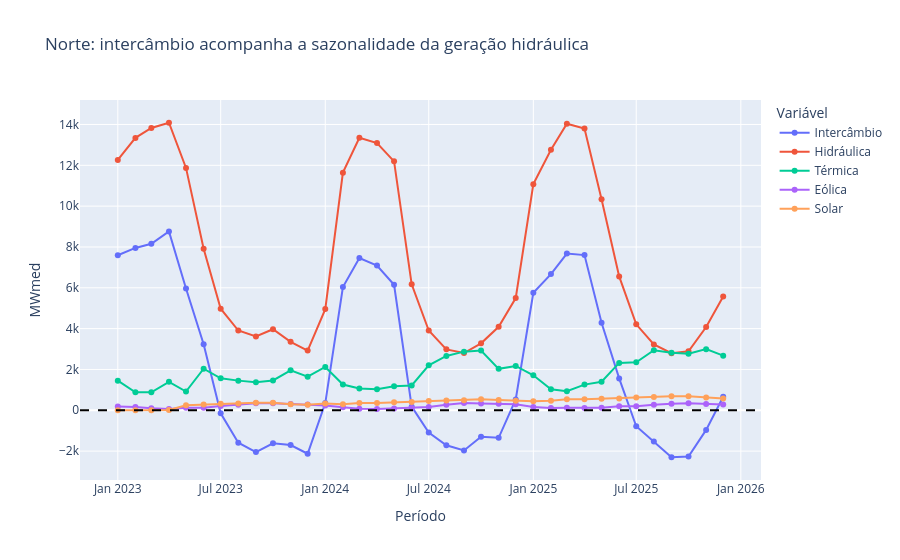
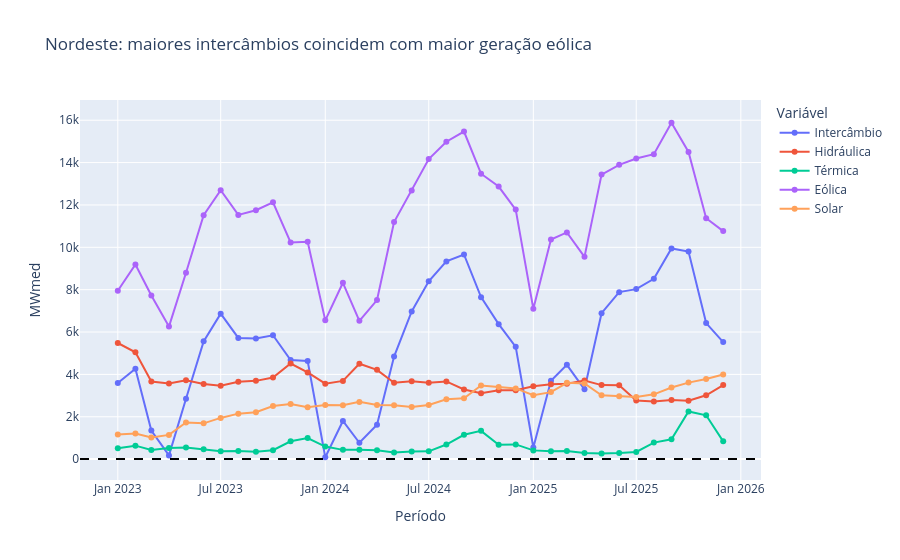

Source (notebook cell) for these figures, in order:
### Markdown cell above
## 17. Relação entre o intercâmbio e a geração por fonte

### Code cell
titulos_geracao = {
    "N": "Norte: intercâmbio acompanha a sazonalidade da geração hidráulica",
    "NE": "Nordeste: maiores intercâmbios coincidem com maior geração eólica"
}

for subsistema in ["N", "NE"]:

    grafico = tabela_mensal[
        tabela_mensal["id_subsistema"] == subsistema
    ].copy()

    grafico["data_mes"] = pd.to_datetime(
        grafico["ano"].astype(str)
        + "-"
        + grafico["mes"].astype(str)
        + "-01"
    )

    grafico_interativo = grafico.melt(
        id_vars=["data_mes"],
        value_vars=[
            "intercambio_medio",
            "hidraulica_media",
            "termica_media",
            "eolica_media",
            "solar_media"
        ],
        var_name="variavel",
        value_name="valor_mwmed"
    )

    grafico_interativo["variavel"] = (
        grafico_interativo["variavel"].replace({
            "intercambio_medio": "Intercâmbio",
            "hidraulica_media": "Hidráulica",
            "termica_media": "Térmica",
            "eolica_media": "Eólica",
            "solar_media": "Solar"
        })
    )

    fig = px.line(
        grafico_interativo,
        x="data_mes",
        y="valor_mwmed",
        color="variavel",
        markers=True,
        title=titulos_geracao[subsistema],
        labels={
            "data_mes": "Período",
            "valor_mwmed": "MWmed",
            "variavel": "Variável"
        }
    )

    fig.add_hline(
        y=0,
        line_dash="dash",
        line_color="black"
    )

    fig.show()
